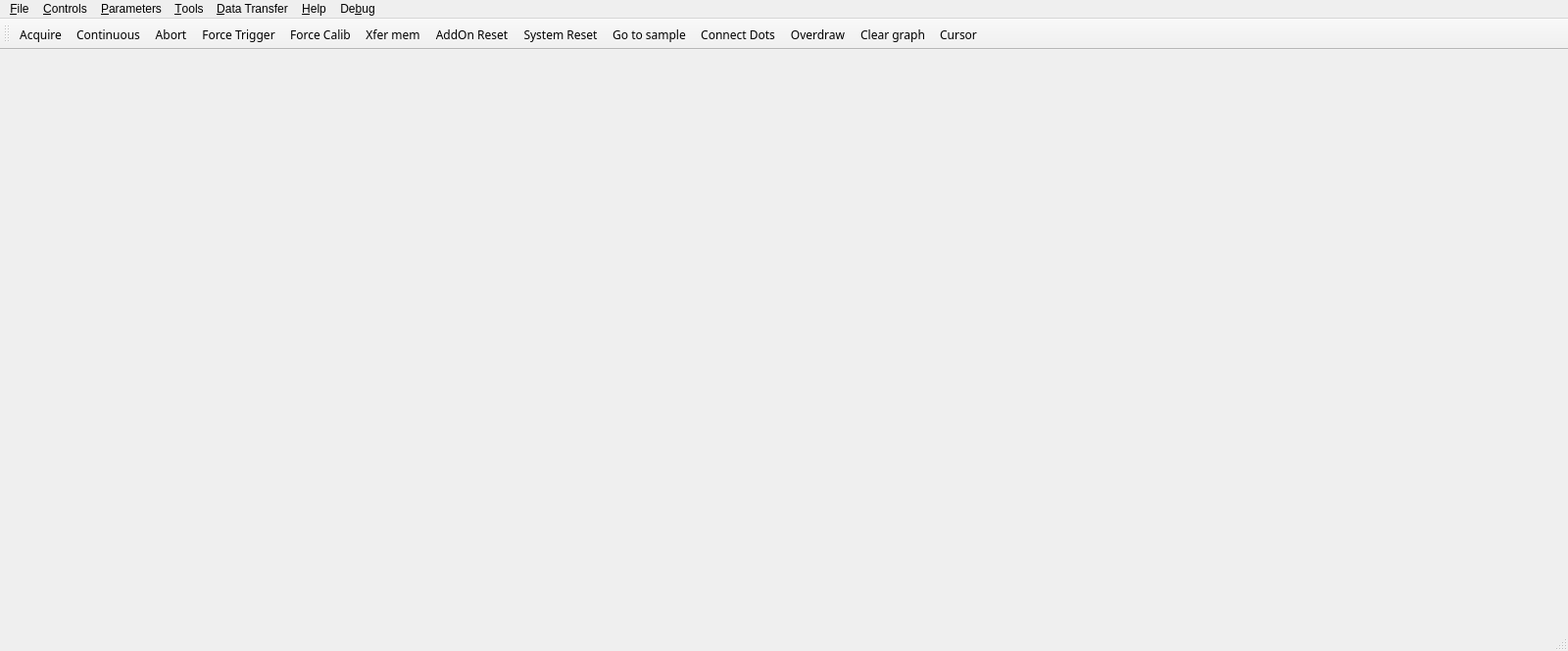
<?xml version="1.0" encoding="UTF-8"?>
<ui version="4.0">
 <class>CsTestQtClass</class>
 <widget class="QMainWindow" name="CsTestQtClass">
  <property name="geometry">
   <rect>
    <x>0</x>
    <y>0</y>
    <width>1600</width>
    <height>664</height>
   </rect>
  </property>
  <property name="font">
   <font>
    <family>Arial</family>
   </font>
  </property>
  <property name="windowTitle">
   <string>CsTestQt</string>
  </property>
  <property name="windowIcon">
   <iconset>
    <normaloff>CsTestQt.ico</normaloff>CsTestQt.ico</iconset>
  </property>
  <widget class="QScope" name="mainScope">
   <property name="minimumSize">
    <size>
     <width>0</width>
     <height>0</height>
    </size>
   </property>
  </widget>
  <widget class="QMenuBar" name="menuBar">
   <property name="geometry">
    <rect>
     <x>0</x>
     <y>0</y>
     <width>1600</width>
     <height>21</height>
    </rect>
   </property>
   <widget class="QMenu" name="menuFile">
    <property name="title">
     <string>&amp;File</string>
    </property>
    <addaction name="actionSave_Channels"/>
    <addaction name="separator"/>
    <addaction name="actionLoad_Channel"/>
    <addaction name="separator"/>
    <addaction name="actionLoad_Data"/>
    <addaction name="separator"/>
    <addaction name="actionExit"/>
   </widget>
   <widget class="QMenu" name="menuControls">
    <property name="title">
     <string>&amp;Controls</string>
    </property>
    <addaction name="actionAcquire"/>
    <addaction name="actionContinuous"/>
    <addaction name="actionAbort"/>
    <addaction name="actionForce_Trigger"/>
    <addaction name="actionForce_Calibration"/>
    <addaction name="actionXfer_Mem"/>
    <addaction name="actionAddon_Reset"/>
    <addaction name="actionSystem_Reset"/>
    <addaction name="separator"/>
    <addaction name="actionGoToSample"/>
    <addaction name="actionSelect_System"/>
    <addaction name="actionInterleavedData"/>
   </widget>
   <widget class="QMenu" name="menuParameters">
    <property name="title">
     <string>&amp;Parameters</string>
    </property>
    <addaction name="actionConfiguration"/>
   </widget>
   <widget class="QMenu" name="menuTools">
    <property name="title">
     <string>&amp;Tools</string>
    </property>
    <addaction name="actionPerformance_Test"/>
   </widget>
   <widget class="QMenu" name="menuData_Transfer">
    <property name="title">
     <string>&amp;Data Transfer</string>
    </property>
    <addaction name="actionBusmaster_Synchronous"/>
    <addaction name="actionBusmaster_Asynchronous"/>
    <addaction name="actionSlave_Synchronous"/>
   </widget>
   <widget class="QMenu" name="menuHelp">
    <property name="title">
     <string>&amp;Help</string>
    </property>
    <addaction name="actionDisplay_Controls"/>
    <addaction name="separator"/>
    <addaction name="actionAbout_CsTest"/>
   </widget>
   <widget class="QMenu" name="menuDebug">
    <property name="title">
     <string>De&amp;bug</string>
    </property>
    <addaction name="actionTimeStamp"/>
    <addaction name="actionRead_Write_registers"/>
    <addaction name="actionNIOS_SPI_command"/>
    <addaction name="actionMulrec"/>
   </widget>
   <addaction name="menuFile"/>
   <addaction name="menuControls"/>
   <addaction name="menuParameters"/>
   <addaction name="menuTools"/>
   <addaction name="menuData_Transfer"/>
   <addaction name="menuHelp"/>
   <addaction name="menuDebug"/>
  </widget>
  <widget class="QStatusBar" name="statusBar">
   <property name="minimumSize">
    <size>
     <width>0</width>
     <height>20</height>
    </size>
   </property>
  </widget>
  <widget class="QToolBar" name="ShortcutToolBar">
   <property name="font">
    <font>
     <family>Arial Narrow</family>
     <pointsize>7</pointsize>
    </font>
   </property>
   <property name="windowTitle">
    <string>Shortcuts ToolBar</string>
   </property>
   <attribute name="toolBarArea">
    <enum>TopToolBarArea</enum>
   </attribute>
   <attribute name="toolBarBreak">
    <bool>false</bool>
   </attribute>
   <addaction name="actionTBAcquire"/>
   <addaction name="actionTBContinuous"/>
   <addaction name="actionTBAbort"/>
   <addaction name="actionTBForce_Trigger"/>
   <addaction name="actionTBForce_Calibration"/>
   <addaction name="actionTBXfer_Mem"/>
   <addaction name="actionTBAddOn_Reset"/>
   <addaction name="actionTBSystem_Reset"/>
   <addaction name="actionTBGoToSample"/>
   <addaction name="actionTBConnectPoints"/>
   <addaction name="actionTBOverdraw"/>
   <addaction name="actionTBClearGraph"/>
   <addaction name="actionTBShowCursor"/>
  </widget>
  <action name="actionAcquire">
   <property name="text">
    <string>Acquire</string>
   </property>
   <property name="font">
    <font>
     <pointsize>9</pointsize>
    </font>
   </property>
   <property name="shortcut">
    <string>F1</string>
   </property>
  </action>
  <action name="actionContinuous">
   <property name="checkable">
    <bool>true</bool>
   </property>
   <property name="text">
    <string>Continuous</string>
   </property>
   <property name="shortcut">
    <string>F2</string>
   </property>
  </action>
  <action name="actionAbort">
   <property name="text">
    <string>Abort</string>
   </property>
   <property name="shortcut">
    <string>F3</string>
   </property>
  </action>
  <action name="actionForce_Trigger">
   <property name="text">
    <string>Force Trigger</string>
   </property>
   <property name="shortcut">
    <string>F4</string>
   </property>
  </action>
  <action name="actionForce_Calibration">
   <property name="text">
    <string>Force Calibration</string>
   </property>
   <property name="shortcut">
    <string>F5</string>
   </property>
   <property name="visible">
    <bool>false</bool>
   </property>
  </action>
  <action name="actionXfer_Mem">
   <property name="text">
    <string>Xfer mem</string>
   </property>
   <property name="shortcut">
    <string>F6</string>
   </property>
   <property name="visible">
    <bool>false</bool>
   </property>
  </action>
  <action name="actionAddon_Reset">
   <property name="text">
    <string>Addon Reset</string>
   </property>
   <property name="shortcut">
    <string>Ctrl+F5</string>
   </property>
   <property name="visible">
    <bool>false</bool>
   </property>
  </action>
  <action name="actionSystem_Reset">
   <property name="checkable">
    <bool>false</bool>
   </property>
   <property name="checked">
    <bool>false</bool>
   </property>
   <property name="enabled">
    <bool>false</bool>
   </property>
   <property name="text">
    <string>System Reset</string>
   </property>
   <property name="shortcut">
    <string>Alt+F5</string>
   </property>
   <property name="visible">
    <bool>false</bool>
   </property>
  </action>
  <action name="actionGoToSample">
   <property name="text">
    <string>Go to sample</string>
   </property>
   <property name="shortcut">
    <string>F8</string>
   </property>
   <property name="visible">
    <bool>false</bool>
   </property>
  </action>
  <action name="actionSelect_System">
   <property name="enabled">
    <bool>true</bool>
   </property>
   <property name="text">
    <string>Select System</string>
   </property>
   <property name="shortcut">
    <string>F10</string>
   </property>
  </action>
  <action name="actionInterleavedData">
   <property name="checkable">
    <bool>true</bool>
   </property>
   <property name="text">
    <string>Interleaved data</string>
   </property>
  </action>
  <action name="action">
   <property name="text">
    <string>Acquisition Config</string>
   </property>
  </action>
  <action name="actionChannel_Config">
   <property name="text">
    <string>Channel Config</string>
   </property>
  </action>
  <action name="actionTrigger_Config">
   <property name="text">
    <string>Trigger Config</string>
   </property>
  </action>
  <action name="actionPerformance_Test">
   <property name="text">
    <string>Performance Test...</string>
   </property>
  </action>
  <action name="actionBusmaster_Synchronous">
   <property name="checkable">
    <bool>true</bool>
   </property>
   <property name="checked">
    <bool>false</bool>
   </property>
   <property name="text">
    <string>Busmaster - Synchronous</string>
   </property>
   <property name="font">
    <font>
     <pointsize>10</pointsize>
    </font>
   </property>
  </action>
  <action name="actionBusmaster_Asynchronous">
   <property name="checkable">
    <bool>true</bool>
   </property>
   <property name="text">
    <string>Busmaster - Asynchronous</string>
   </property>
  </action>
  <action name="actionSlave_Synchronous">
   <property name="checkable">
    <bool>true</bool>
   </property>
   <property name="text">
    <string>Slave - Synchronous</string>
   </property>
  </action>
  <action name="actionDisplay_Controls">
   <property name="text">
    <string>Display Controls...</string>
   </property>
  </action>
  <action name="actionAbout_CsTest">
   <property name="text">
    <string>About CsTestQt...</string>
   </property>
  </action>
  <action name="actionConfiguration">
   <property name="text">
    <string>Configuration</string>
   </property>
   <property name="font">
    <font>
     <pointsize>9</pointsize>
    </font>
   </property>
  </action>
  <action name="actionTBAcquire">
   <property name="checkable">
    <bool>false</bool>
   </property>
   <property name="text">
    <string>Acquire</string>
   </property>
   <property name="toolTip">
    <string>Acquire</string>
   </property>
   <property name="font">
    <font>
     <family>Franklin Gothic Medium Cond</family>
     <pointsize>9</pointsize>
     <weight>50</weight>
     <italic>false</italic>
     <bold>false</bold>
     <underline>false</underline>
     <strikeout>false</strikeout>
     <kerning>true</kerning>
    </font>
   </property>
  </action>
  <action name="actionTBContinuous">
   <property name="checkable">
    <bool>true</bool>
   </property>
   <property name="text">
    <string>Continuous</string>
   </property>
   <property name="toolTip">
    <string>Continuous</string>
   </property>
   <property name="font">
    <font>
     <family>Franklin Gothic Medium Cond</family>
     <pointsize>9</pointsize>
    </font>
   </property>
  </action>
  <action name="actionTBAbort">
   <property name="text">
    <string>Abort</string>
   </property>
   <property name="toolTip">
    <string>Abort</string>
   </property>
   <property name="font">
    <font>
     <family>Franklin Gothic Medium Cond</family>
     <pointsize>9</pointsize>
    </font>
   </property>
  </action>
  <action name="actionTBForce_Trigger">
   <property name="text">
    <string>Force Trigger</string>
   </property>
   <property name="font">
    <font>
     <family>Franklin Gothic Medium Cond</family>
     <pointsize>9</pointsize>
    </font>
   </property>
   <property name="visible">
    <bool>true</bool>
   </property>
  </action>
  <action name="actionTBForce_Calibration">
   <property name="text">
    <string>Force Calib</string>
   </property>
   <property name="toolTip">
    <string>Force Calibration</string>
   </property>
   <property name="font">
    <font>
     <family>Franklin Gothic Medium Cond</family>
     <pointsize>9</pointsize>
    </font>
   </property>
   <property name="visible">
    <bool>true</bool>
   </property>
  </action>
  <action name="actionTBXfer_Mem">
   <property name="text">
    <string>Xfer mem</string>
   </property>
   <property name="font">
    <font>
     <family>Franklin Gothic Medium Cond</family>
     <pointsize>9</pointsize>
    </font>
   </property>
   <property name="visible">
    <bool>false</bool>
   </property>
  </action>
  <action name="actionTBAddOn_Reset">
   <property name="text">
    <string>AddOn Reset</string>
   </property>
   <property name="font">
    <font>
     <family>Franklin Gothic Medium Cond</family>
     <pointsize>9</pointsize>
    </font>
   </property>
   <property name="visible">
    <bool>false</bool>
   </property>
   <property name="iconVisibleInMenu">
    <bool>true</bool>
   </property>
  </action>
  <action name="actionTBSystem_Reset">
   <property name="text">
    <string>System Reset</string>
   </property>
   <property name="font">
    <font>
     <family>Franklin Gothic Medium Cond</family>
     <pointsize>9</pointsize>
    </font>
   </property>
   <property name="visible">
    <bool>false</bool>
   </property>
  </action>
  <action name="actionTBGoToSample">
   <property name="text">
    <string>Go to sample</string>
   </property>
   <property name="font">
    <font>
     <family>Franklin Gothic Medium Cond</family>
     <pointsize>9</pointsize>
    </font>
   </property>
  </action>
  <action name="actionTBConnectPoints">
   <property name="checkable">
    <bool>true</bool>
   </property>
   <property name="text">
    <string>Connect Points</string>
   </property>
   <property name="iconText">
    <string>Connect Dots</string>
   </property>
   <property name="toolTip">
    <string>Connect Points</string>
   </property>
   <property name="font">
    <font>
     <family>Franklin Gothic Medium Cond</family>
     <pointsize>9</pointsize>
    </font>
   </property>
  </action>
  <action name="actionTBOverdraw">
   <property name="checkable">
    <bool>true</bool>
   </property>
   <property name="text">
    <string>Overdraw</string>
   </property>
   <property name="toolTip">
    <string>Overdraw</string>
   </property>
   <property name="font">
    <font>
     <family>Franklin Gothic Medium Cond</family>
     <pointsize>9</pointsize>
    </font>
   </property>
  </action>
  <action name="actionTBClearGraph">
   <property name="text">
    <string>Clear graph</string>
   </property>
   <property name="toolTip">
    <string>Clear graph</string>
   </property>
   <property name="font">
    <font>
     <family>Franklin Gothic Medium Cond</family>
     <pointsize>9</pointsize>
    </font>
   </property>
  </action>
  <action name="actionTBShowCursor">
   <property name="checkable">
    <bool>true</bool>
   </property>
   <property name="text">
    <string>Cursor</string>
   </property>
   <property name="toolTip">
    <string>Cursor</string>
   </property>
   <property name="font">
    <font>
     <family>Franklin Gothic Medium Cond</family>
     <pointsize>9</pointsize>
    </font>
   </property>
  </action>
  <action name="actionTimeStamp">
   <property name="text">
    <string>TimeStamp ...</string>
   </property>
  </action>
  <action name="actionRead_Write_registers">
   <property name="text">
    <string>Read/Write registers ...</string>
   </property>
  </action>
  <action name="actionNIOS_SPI_command">
   <property name="text">
    <string>NIOS/SPI command ...</string>
   </property>
  </action>
  <action name="actionMulrec">
   <property name="text">
    <string>Mulrec ...</string>
   </property>
  </action>
  <action name="actionSave_Channels">
   <property name="text">
    <string>Save Channels</string>
   </property>
   <property name="font">
    <font>
     <pointsize>9</pointsize>
    </font>
   </property>
   <property name="shortcut">
    <string>Ctrl+S</string>
   </property>
  </action>
  <action name="actionLoad_Channel">
   <property name="text">
    <string>Load Channel</string>
   </property>
   <property name="shortcut">
    <string>Ctrl+L</string>
   </property>
  </action>
  <action name="actionLoad_Data">
   <property name="text">
    <string>Load Data</string>
   </property>
   <property name="shortcut">
    <string>Ctrl+D</string>
   </property>
  </action>
  <action name="actionExit">
   <property name="text">
    <string>Exit</string>
   </property>
   <property name="shortcut">
    <string>Ctrl+X</string>
   </property>
  </action>
 </widget>
 <layoutdefault spacing="6" margin="11"/>
 <customwidgets>
  <customwidget>
   <class>QScope</class>
   <extends>QWidget</extends>
   <header>qscope.h</header>
   <container>1</container>
  </customwidget>
 </customwidgets>
 <resources/>
 <connections>
  <connection>
   <sender>actionAbout_CsTest</sender>
   <signal>triggered()</signal>
   <receiver>CsTestQtClass</receiver>
   <slot>s_OpenAboutDialog()</slot>
   <hints>
    <hint type="sourcelabel">
     <x>-1</x>
     <y>-1</y>
    </hint>
    <hint type="destinationlabel">
     <x>799</x>
     <y>399</y>
    </hint>
   </hints>
  </connection>
  <connection>
   <sender>actionDisplay_Controls</sender>
   <signal>triggered()</signal>
   <receiver>CsTestQtClass</receiver>
   <slot>s_OpenControlsDialog()</slot>
   <hints>
    <hint type="sourcelabel">
     <x>-1</x>
     <y>-1</y>
    </hint>
    <hint type="destinationlabel">
     <x>799</x>
     <y>399</y>
    </hint>
   </hints>
  </connection>
  <connection>
   <sender>actionBusmaster_Synchronous</sender>
   <signal>triggered()</signal>
   <receiver>CsTestQtClass</receiver>
   <slot>s_SetBusMasterSynchronous()</slot>
   <hints>
    <hint type="sourcelabel">
     <x>-1</x>
     <y>-1</y>
    </hint>
    <hint type="destinationlabel">
     <x>799</x>
     <y>399</y>
    </hint>
   </hints>
  </connection>
  <connection>
   <sender>actionBusmaster_Asynchronous</sender>
   <signal>triggered()</signal>
   <receiver>CsTestQtClass</receiver>
   <slot>s_SetBusMasterASynchronous()</slot>
   <hints>
    <hint type="sourcelabel">
     <x>-1</x>
     <y>-1</y>
    </hint>
    <hint type="destinationlabel">
     <x>799</x>
     <y>399</y>
    </hint>
   </hints>
  </connection>
  <connection>
   <sender>actionSlave_Synchronous</sender>
   <signal>triggered()</signal>
   <receiver>CsTestQtClass</receiver>
   <slot>s_SetSlaveSynchronous()</slot>
   <hints>
    <hint type="sourcelabel">
     <x>-1</x>
     <y>-1</y>
    </hint>
    <hint type="destinationlabel">
     <x>799</x>
     <y>399</y>
    </hint>
   </hints>
  </connection>
  <connection>
   <sender>actionPerformance_Test</sender>
   <signal>triggered()</signal>
   <receiver>CsTestQtClass</receiver>
   <slot>s_DoPerformanceTest()</slot>
   <hints>
    <hint type="sourcelabel">
     <x>-1</x>
     <y>-1</y>
    </hint>
    <hint type="destinationlabel">
     <x>799</x>
     <y>399</y>
    </hint>
   </hints>
  </connection>
  <connection>
   <sender>actionConfiguration</sender>
   <signal>triggered()</signal>
   <receiver>CsTestQtClass</receiver>
   <slot>s_ConfigureSystem()</slot>
   <hints>
    <hint type="sourcelabel">
     <x>-1</x>
     <y>-1</y>
    </hint>
    <hint type="destinationlabel">
     <x>799</x>
     <y>399</y>
    </hint>
   </hints>
  </connection>
  <connection>
   <sender>actionSelect_System</sender>
   <signal>triggered()</signal>
   <receiver>CsTestQtClass</receiver>
   <slot>s_SelectSystem()</slot>
   <hints>
    <hint type="sourcelabel">
     <x>-1</x>
     <y>-1</y>
    </hint>
    <hint type="destinationlabel">
     <x>799</x>
     <y>399</y>
    </hint>
   </hints>
  </connection>
  <connection>
   <sender>actionTBAcquire</sender>
   <signal>triggered()</signal>
   <receiver>CsTestQtClass</receiver>
   <slot>s_DoAcquisition()</slot>
   <hints>
    <hint type="sourcelabel">
     <x>-1</x>
     <y>-1</y>
    </hint>
    <hint type="destinationlabel">
     <x>799</x>
     <y>399</y>
    </hint>
   </hints>
  </connection>
  <connection>
   <sender>actionTBContinuous</sender>
   <signal>toggled(bool)</signal>
   <receiver>CsTestQtClass</receiver>
   <slot>s_SetContinuousMode(bool)</slot>
   <hints>
    <hint type="sourcelabel">
     <x>-1</x>
     <y>-1</y>
    </hint>
    <hint type="destinationlabel">
     <x>799</x>
     <y>399</y>
    </hint>
   </hints>
  </connection>
  <connection>
   <sender>actionTBAbort</sender>
   <signal>triggered()</signal>
   <receiver>CsTestQtClass</receiver>
   <slot>s_DoAbort()</slot>
   <hints>
    <hint type="sourcelabel">
     <x>-1</x>
     <y>-1</y>
    </hint>
    <hint type="destinationlabel">
     <x>799</x>
     <y>399</y>
    </hint>
   </hints>
  </connection>
  <connection>
   <sender>actionTBForce_Trigger</sender>
   <signal>triggered()</signal>
   <receiver>CsTestQtClass</receiver>
   <slot>s_DoForceTrigger()</slot>
   <hints>
    <hint type="sourcelabel">
     <x>-1</x>
     <y>-1</y>
    </hint>
    <hint type="destinationlabel">
     <x>799</x>
     <y>399</y>
    </hint>
   </hints>
  </connection>
  <connection>
   <sender>actionTBForce_Calibration</sender>
   <signal>triggered()</signal>
   <receiver>CsTestQtClass</receiver>
   <slot>s_DoForceCalibration()</slot>
   <hints>
    <hint type="sourcelabel">
     <x>-1</x>
     <y>-1</y>
    </hint>
    <hint type="destinationlabel">
     <x>799</x>
     <y>399</y>
    </hint>
   </hints>
  </connection>
  <connection>
   <sender>actionTBXfer_Mem</sender>
   <signal>triggered()</signal>
   <receiver>CsTestQtClass</receiver>
   <slot>s_XferMem()</slot>
   <hints>
    <hint type="sourcelabel">
     <x>-1</x>
     <y>-1</y>
    </hint>
    <hint type="destinationlabel">
     <x>799</x>
     <y>399</y>
    </hint>
   </hints>
  </connection>
  <connection>
   <sender>actionTBAddOn_Reset</sender>
   <signal>triggered()</signal>
   <receiver>CsTestQtClass</receiver>
   <slot>s_DoAddOnReset()</slot>
   <hints>
    <hint type="sourcelabel">
     <x>-1</x>
     <y>-1</y>
    </hint>
    <hint type="destinationlabel">
     <x>799</x>
     <y>399</y>
    </hint>
   </hints>
  </connection>
  <connection>
   <sender>actionTBSystem_Reset</sender>
   <signal>triggered()</signal>
   <receiver>CsTestQtClass</receiver>
   <slot>s_DoSystemReset()</slot>
   <hints>
    <hint type="sourcelabel">
     <x>-1</x>
     <y>-1</y>
    </hint>
    <hint type="destinationlabel">
     <x>799</x>
     <y>399</y>
    </hint>
   </hints>
  </connection>
  <connection>
   <sender>actionTBGoToSample</sender>
   <signal>triggered()</signal>
   <receiver>CsTestQtClass</receiver>
   <slot>s_GoToSample()</slot>
   <hints>
    <hint type="sourcelabel">
     <x>-1</x>
     <y>-1</y>
    </hint>
    <hint type="destinationlabel">
     <x>799</x>
     <y>399</y>
    </hint>
   </hints>
  </connection>
  <connection>
   <sender>actionTBConnectPoints</sender>
   <signal>toggled(bool)</signal>
   <receiver>CsTestQtClass</receiver>
   <slot>s_ConnectPoints(bool)</slot>
   <hints>
    <hint type="sourcelabel">
     <x>-1</x>
     <y>-1</y>
    </hint>
    <hint type="destinationlabel">
     <x>799</x>
     <y>399</y>
    </hint>
   </hints>
  </connection>
  <connection>
   <sender>actionTBOverdraw</sender>
   <signal>toggled(bool)</signal>
   <receiver>CsTestQtClass</receiver>
   <slot>s_Overdraw(bool)</slot>
   <hints>
    <hint type="sourcelabel">
     <x>-1</x>
     <y>-1</y>
    </hint>
    <hint type="destinationlabel">
     <x>799</x>
     <y>399</y>
    </hint>
   </hints>
  </connection>
  <connection>
   <sender>actionTBClearGraph</sender>
   <signal>triggered()</signal>
   <receiver>CsTestQtClass</receiver>
   <slot>s_ClearGraph()</slot>
   <hints>
    <hint type="sourcelabel">
     <x>-1</x>
     <y>-1</y>
    </hint>
    <hint type="destinationlabel">
     <x>799</x>
     <y>399</y>
    </hint>
   </hints>
  </connection>
  <connection>
   <sender>actionTBShowCursor</sender>
   <signal>toggled(bool)</signal>
   <receiver>CsTestQtClass</receiver>
   <slot>s_ShowCursor(bool)</slot>
   <hints>
    <hint type="sourcelabel">
     <x>-1</x>
     <y>-1</y>
    </hint>
    <hint type="destinationlabel">
     <x>799</x>
     <y>399</y>
    </hint>
   </hints>
  </connection>
  <connection>
   <sender>actionAcquire</sender>
   <signal>triggered()</signal>
   <receiver>CsTestQtClass</receiver>
   <slot>s_DoAcquisition()</slot>
   <hints>
    <hint type="sourcelabel">
     <x>-1</x>
     <y>-1</y>
    </hint>
    <hint type="destinationlabel">
     <x>799</x>
     <y>399</y>
    </hint>
   </hints>
  </connection>
  <connection>
   <sender>actionAbort</sender>
   <signal>triggered()</signal>
   <receiver>CsTestQtClass</receiver>
   <slot>s_DoAbort()</slot>
   <hints>
    <hint type="sourcelabel">
     <x>-1</x>
     <y>-1</y>
    </hint>
    <hint type="destinationlabel">
     <x>799</x>
     <y>399</y>
    </hint>
   </hints>
  </connection>
  <connection>
   <sender>actionContinuous</sender>
   <signal>toggled(bool)</signal>
   <receiver>CsTestQtClass</receiver>
   <slot>s_SetContinuousMode(bool)</slot>
   <hints>
    <hint type="sourcelabel">
     <x>-1</x>
     <y>-1</y>
    </hint>
    <hint type="destinationlabel">
     <x>799</x>
     <y>399</y>
    </hint>
   </hints>
  </connection>
  <connection>
   <sender>actionInterleavedData</sender>
   <signal>toggled(bool)</signal>
   <receiver>CsTestQtClass</receiver>
   <slot>s_SetInterleavedData(bool)</slot>
   <hints>
    <hint type="sourcelabel">
     <x>-1</x>
     <y>-1</y>
    </hint>
    <hint type="destinationlabel">
     <x>799</x>
     <y>399</y>
    </hint>
   </hints>
  </connection>
  <connection>
   <sender>actionForce_Trigger</sender>
   <signal>triggered()</signal>
   <receiver>CsTestQtClass</receiver>
   <slot>s_DoForceTrigger()</slot>
   <hints>
    <hint type="sourcelabel">
     <x>-1</x>
     <y>-1</y>
    </hint>
    <hint type="destinationlabel">
     <x>799</x>
     <y>399</y>
    </hint>
   </hints>
  </connection>
  <connection>
   <sender>actionForce_Calibration</sender>
   <signal>triggered()</signal>
   <receiver>CsTestQtClass</receiver>
   <slot>s_DoForceCalibration()</slot>
   <hints>
    <hint type="sourcelabel">
     <x>-1</x>
     <y>-1</y>
    </hint>
    <hint type="destinationlabel">
     <x>799</x>
     <y>399</y>
    </hint>
   </hints>
  </connection>
  <connection>
   <sender>actionXfer_Mem</sender>
   <signal>triggered()</signal>
   <receiver>CsTestQtClass</receiver>
   <slot>s_XferMem()</slot>
   <hints>
    <hint type="sourcelabel">
     <x>-1</x>
     <y>-1</y>
    </hint>
    <hint type="destinationlabel">
     <x>799</x>
     <y>399</y>
    </hint>
   </hints>
  </connection>
  <connection>
   <sender>actionAddon_Reset</sender>
   <signal>triggered()</signal>
   <receiver>CsTestQtClass</receiver>
   <slot>s_DoAddOnReset()</slot>
   <hints>
    <hint type="sourcelabel">
     <x>-1</x>
     <y>-1</y>
    </hint>
    <hint type="destinationlabel">
     <x>799</x>
     <y>399</y>
    </hint>
   </hints>
  </connection>
  <connection>
   <sender>actionSystem_Reset</sender>
   <signal>triggered()</signal>
   <receiver>CsTestQtClass</receiver>
   <slot>s_DoSystemReset()</slot>
   <hints>
    <hint type="sourcelabel">
     <x>-1</x>
     <y>-1</y>
    </hint>
    <hint type="destinationlabel">
     <x>799</x>
     <y>399</y>
    </hint>
   </hints>
  </connection>
  <connection>
   <sender>actionGoToSample</sender>
   <signal>triggered()</signal>
   <receiver>CsTestQtClass</receiver>
   <slot>s_GoToSample()</slot>
   <hints>
    <hint type="sourcelabel">
     <x>-1</x>
     <y>-1</y>
    </hint>
    <hint type="destinationlabel">
     <x>799</x>
     <y>399</y>
    </hint>
   </hints>
  </connection>
  <connection>
   <sender>actionRead_Write_registers</sender>
   <signal>triggered()</signal>
   <receiver>CsTestQtClass</receiver>
   <slot>s_ReadWriteRegs()</slot>
   <hints>
    <hint type="sourcelabel">
     <x>-1</x>
     <y>-1</y>
    </hint>
    <hint type="destinationlabel">
     <x>799</x>
     <y>399</y>
    </hint>
   </hints>
  </connection>
  <connection>
   <sender>actionNIOS_SPI_command</sender>
   <signal>triggered()</signal>
   <receiver>CsTestQtClass</receiver>
   <slot>s_NiosSpiCmd()</slot>
   <hints>
    <hint type="sourcelabel">
     <x>-1</x>
     <y>-1</y>
    </hint>
    <hint type="destinationlabel">
     <x>799</x>
     <y>399</y>
    </hint>
   </hints>
  </connection>
  <connection>
   <sender>actionTimeStamp</sender>
   <signal>triggered()</signal>
   <receiver>CsTestQtClass</receiver>
   <slot>s_SaveTimeStamp()</slot>
   <hints>
    <hint type="sourcelabel">
     <x>-1</x>
     <y>-1</y>
    </hint>
    <hint type="destinationlabel">
     <x>799</x>
     <y>399</y>
    </hint>
   </hints>
  </connection>
  <connection>
   <sender>actionMulrec</sender>
   <signal>triggered()</signal>
   <receiver>CsTestQtClass</receiver>
   <slot>s_Mulrec()</slot>
   <hints>
    <hint type="sourcelabel">
     <x>-1</x>
     <y>-1</y>
    </hint>
    <hint type="destinationlabel">
     <x>799</x>
     <y>399</y>
    </hint>
   </hints>
  </connection>
  <connection>
   <sender>actionExit</sender>
   <signal>triggered()</signal>
   <receiver>CsTestQtClass</receiver>
   <slot>s_Close()</slot>
   <hints>
    <hint type="sourcelabel">
     <x>-1</x>
     <y>-1</y>
    </hint>
    <hint type="destinationlabel">
     <x>799</x>
     <y>399</y>
    </hint>
   </hints>
  </connection>
  <connection>
   <sender>actionSave_Channels</sender>
   <signal>triggered()</signal>
   <receiver>CsTestQtClass</receiver>
   <slot>s_SaveChannels()</slot>
   <hints>
    <hint type="sourcelabel">
     <x>-1</x>
     <y>-1</y>
    </hint>
    <hint type="destinationlabel">
     <x>799</x>
     <y>399</y>
    </hint>
   </hints>
  </connection>
  <connection>
   <sender>actionLoad_Data</sender>
   <signal>triggered()</signal>
   <receiver>CsTestQtClass</receiver>
   <slot>s_LoadData()</slot>
   <hints>
    <hint type="sourcelabel">
     <x>-1</x>
     <y>-1</y>
    </hint>
    <hint type="destinationlabel">
     <x>799</x>
     <y>399</y>
    </hint>
   </hints>
  </connection>
  <connection>
   <sender>actionLoad_Channel</sender>
   <signal>triggered()</signal>
   <receiver>CsTestQtClass</receiver>
   <slot>s_LoadChannels()</slot>
   <hints>
    <hint type="sourcelabel">
     <x>-1</x>
     <y>-1</y>
    </hint>
    <hint type="destinationlabel">
     <x>799</x>
     <y>399</y>
    </hint>
   </hints>
  </connection>
 </connections>
 <slots>
  <slot>s_OpenAboutDialog()</slot>
  <slot>s_OpenControlsDialog()</slot>
  <slot>s_SetBusMasterSynchronous()</slot>
  <slot>s_SetBusMasterASynchronous()</slot>
  <slot>s_SetSlaveSynchronous()</slot>
  <slot>s_SaveChannels()</slot>
  <slot>s_LoadData()</slot>
  <slot>s_Close()</slot>
  <slot>s_ConfigureSystem()</slot>
  <slot>s_DoPerformanceTest()</slot>
  <slot>s_SelectSystem()</slot>
  <slot>s_DoAcquisition()</slot>
  <slot>s_SetContinuousMode(bool)</slot>
  <slot>s_SetInterleavedData(bool)</slot>
  <slot>s_DoAbort()</slot>
  <slot>s_DoForceTrigger()</slot>
  <slot>s_DoForceCalibration()</slot>
  <slot>s_XferMem()</slot>
  <slot>s_DoAddOnReset()</slot>
  <slot>s_DoSystemReset()</slot>
  <slot>s_GoToSample()</slot>
  <slot>s_ConnectPoints(bool)</slot>
  <slot>s_Overdraw(bool)</slot>
  <slot>s_ClearGraph()</slot>
  <slot>s_ShowCursor(bool)</slot>
  <slot>s_SaveTimeStamp()</slot>
  <slot>s_ReadWriteRegs()</slot>
  <slot>s_NiosSpiCmd()</slot>
  <slot>s_Mulrec()</slot>
  <slot>s_LoadChannels()</slot>
 </slots>
</ui>
